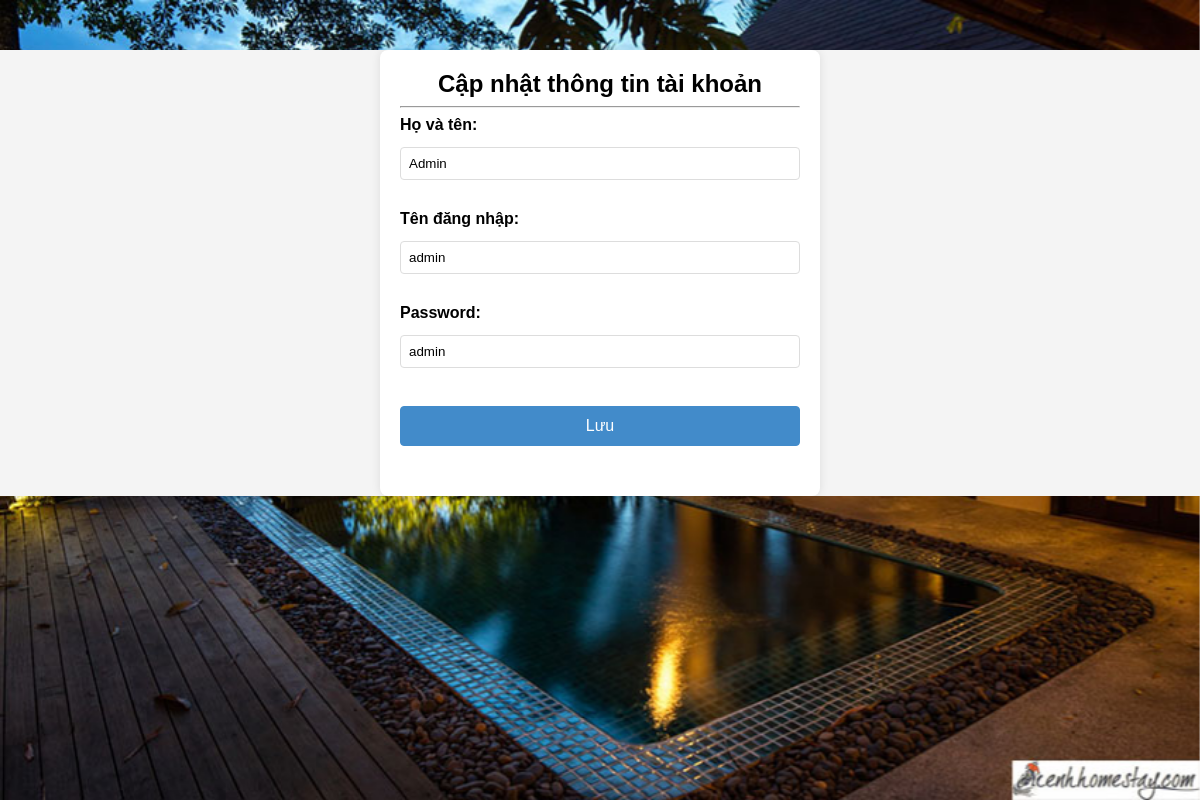
/admin/edit_user.php?id=1 (signed in), run on the app's committed database.
### tables this page shows
CREATE TABLE `user` (
  `IDUSER` varchar(10) NOT NULL,
  `FULLNAME` varchar(200) NOT NULL,
  `USERNAME` varchar(200) NOT NULL,
  `IDROLE` varchar(10) NOT NULL,
  `password` varchar(50) NOT NULL
);

### admin/edit_user.php (the view, shortened to what this page needs)
<?php
include('db.php');
if (isset($_GET['id'])) {
    $id = $_GET['id'];
    $query = "SELECT * FROM user WHERE IDUSER = $id";
    $result = mysqli_query($con, $query);
    if (mysqli_num_rows($result) == 1) {
        $row = mysqli_fetch_assoc($result);
        ?>
        <!DOCTYPE html>
        <html lang="en">
        <head>
            <link rel="stylesheet" href="style.css">
        </head>
        <body>
            <div class="container">
            <img src="imag/nen.jpg" class="hinhnen">
                <h2>Cập nhật thông tin tài khoản</h2>
                <hr>
                <form action="update_user.php" method="POST">
                    <div class="form-group">
                        <label for="tenu">Họ và tên:</label>
                        <input type="text" name="tenu" value="<?php echo $row['FULLNAME']; ?>">
                    </div>
                    <div class="form-group">
                        <label for="tendn">Tên đăng nhập:</label>
                        <input type="text" name="tendn" value="<?php echo $row['USERNAME']; ?>">
                    </div>
                    <div class="form-group">
                        <label for="pass">Password:</label>
                        <input type="text" name="pass" value="<?php echo $row['password']; ?>">
                    </div>
                    <div class="form-group">
                        <input type="submit" value="Lưu" name="save">
                    </div>
                </form>
            </div>
        </body>
        </html>
        <?php
    } else {
        echo "Record not found.";
    }
} else {
    echo "Invalid request.";
}
?>

### admin/assets/css/style.css (style rules this page uses)
html, body { margin:0; font-size: 100%; font-family: 'Lato', sans-serif; background: #fff; }
input[type="button"],input[type="submit"] { transition:0.5s all; -webkit-transition:0.5s all; -moz-transition:0.5s all; -o-transition:0.5s all; -ms-transition:0.5s all; }
h1,h2,h3,h4,h5,h6 { margin:0; font-family: 'Federo', sans-serif; font-weight: 600; }
label { margin:0; }

### admin/edit_user.php (style rules this page uses)
body { font-family: Arial, sans-serif; background-color: #f4f4f4; margin: 0; }
.hinhnen { position: fixed; top: 0; left: 0; width: 100%; height: 100%; z-index: -1; }
.container { max-width: 400px; margin: 50px auto; background-color: #fff; padding: 20px; border-radius: 8px; box-shadow: 0 0 10px rgba(0, 0, 0, 0.1); }
h2 { text-align: center; }
.form-group { margin-bottom: 15px; }
label { display: block; font-weight: bold; margin-bottom: 5px; }
input { width: 100%; padding: 8px; margin-top: 8px; margin-bottom: 15px; border: 1px solid #ddd; border-radius: 4px; box-sizing: border-box; }
input[type="submit"] { background-color: #428bca; color: white; padding: 10px 20px; border: 1px solid #428bca; border-radius: 4px; cursor: pointer; font-size: 16px; }

### data on the page
user: tenu "Admin", tendn "admin", pass "admin"
